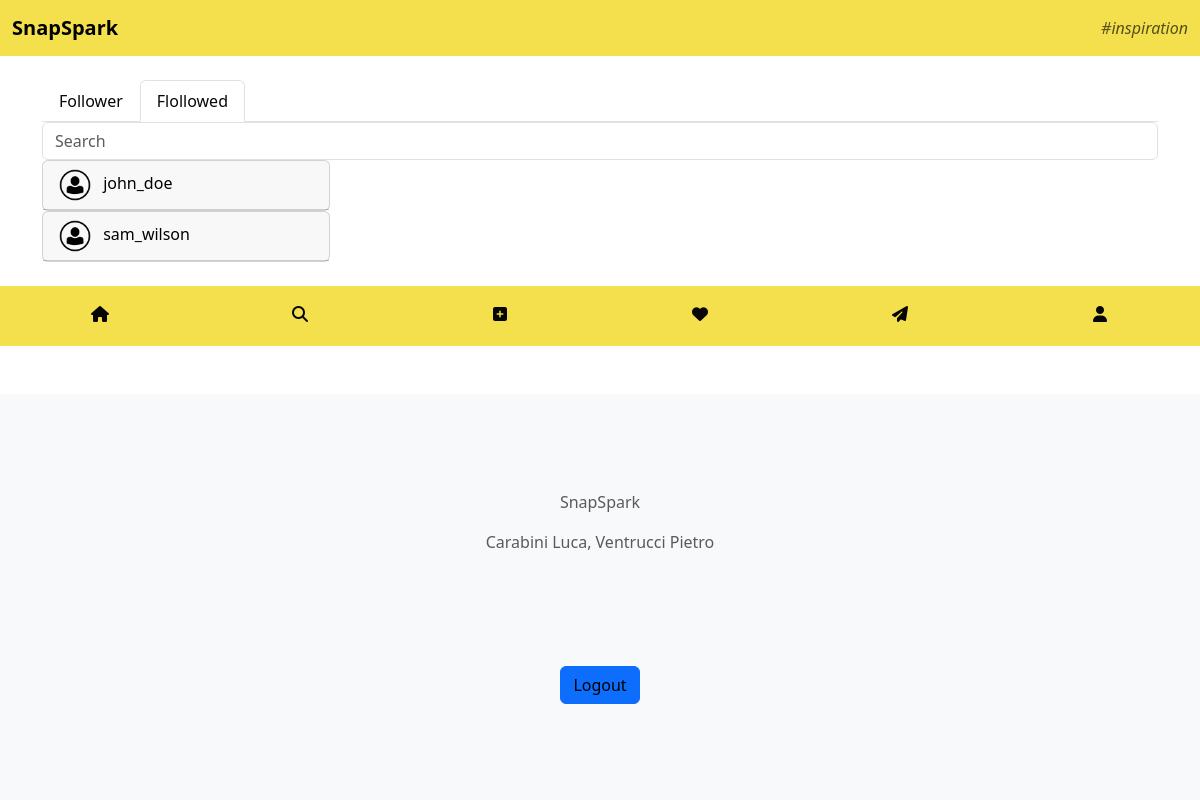
The page /info-follower.php?username=pietro_v&action=followed (signed in) on the database its author committed.
### tables this page shows
CREATE TABLE `hashtags` (
  `nome` char(20) NOT NULL,
  `descrizione` varchar(100) NOT NULL,
  `nome_social` char(15) NOT NULL
);

CREATE TABLE `follow` (
  `follower` char(30) NOT NULL,
  `user` char(30) NOT NULL
);

### info-follower.php (called while the page is built, shortened)
<?php
require_once "bootstrap.php";
$templateParams["titolo"] = "SnapSpark - Info follower";
$templateParams["hashtag"] = $dbh->getDailyHashtag();
$templateParams["nome"] = "follow-follower.php";
if (isset($_GET['username'])) {
    $username = $_GET['username'];
} else {
    $username = $_SESSION['username'];
}
$templateParams['username'] = $username;
$templateParams['noUser'] = "noUser";
if (isset($_GET['action'])) {
    switch ($_GET['action']) {
        case 'followed':
            $templateParams["users"] = $dbh->getFollowed($username);
            break;
    }
    $templateParams['action'] = $_GET['action'];
}
$templateParams["showNavBar"] = true;
require_once "template/base.php";

### db/database.php (called while the page is built, shortened)
<?php
final class DatabaseHelper {
    private $db;
    public function __construct($serverName, $userName, $password, $dbName, $port) {
        $this->db = new mysqli($serverName, $userName, $password, $dbName, $port);
        $this->db->set_charset("utf8mb4");
    }
    public function getFollowed($username) {
        $query = "SELECT user as username
                  FROM follow
                  WHERE follower=?";
        $stmt = $this->db->prepare($query);
        $stmt->bind_param("s", $username);
        $stmt->execute();
        $result = $stmt->get_result();
        return $result->fetch_all(MYSQLI_ASSOC);
    }
    public function getDailyHashtag() {
        $query = "SELECT nome, descrizione
                  FROM hashtags
                  ORDER BY RAND(CURDATE() * CURDATE())
                  LIMIT 1";
        $stmt = $this->db->prepare($query);
        $stmt->execute();
        return $stmt->get_result()->fetch_all(MYSQLI_ASSOC)[0];
    }
}

### bootstrap.php (called while the page is built, shortened)
<?php
require_once "db/database.php";
$dbh = new DatabaseHelper("localhost", "root", "", "SnapSpark", 3306);

### template/list-username.php (the view)
<section class="search">
        <?php foreach ($templateParams["users"] as $user) : ?>
            <div class="card" style="width: 18rem;">
                <header class="card-header">
                    <a href="user.php?username=<?php echo $user["username"]; ?>">
                        <img src="<?php echo AVATAR_FOLDER . "avatar.png"; ?>" class="me-2" alt="" id="avatar">
                        <?php echo $user["username"]; ?>
                    </a>
                </header>
            </div>
        <?php endforeach; ?>
</section>

### template/base.php (shortened to what this page needs)
<!DOCTYPE html>
<html lang="en">
<head>
    <link href="css/style.css" type="text/css" rel="stylesheet" />
    <link href="https://cdn.jsdelivr.net/npm/bootstrap@5.3.2/dist/css/bootstrap.min.css" rel="stylesheet">
</head>
<body class="d-flex flex-column min-vh-100">
    <nav class="navbar bd-navbar sticky-top bg-main-color" aria-label="user-navbar">
        <div class="container-fluid">
            <a class="navbar-brand fw-bold" href="index.php">SnapSpark</a>
            <?php if ($_SESSION["username"] != null) : ?>
                <em class="navbar-text" data-bs-toggle="tooltip" data-bs-title="<?php echo $templateParams["hashtag"]["descrizione"] ?>">
                    <?php echo  "#" . $templateParams["hashtag"]["nome"] ?>
                </em>
            <?php endif; ?>
        </div>
    </nav>
    <div class="container-xl bd-gutter mt-3 mb-3 my-md-4 bd-layout">
        <main>
            <?php if (isset($templateParams["nome"])) : ?>
                <?php require($templateParams["nome"]); ?>
            <?php endif; ?>
        </main>
    </div>
    <?php if ($templateParams["showNavBar"]) {
        require("nav-bar.php");
    }
    ?>
    <footer class="bd-footer mt-auto py-4 py-md-5 bg-body-tertiary">
        <div class="container py-4 py-md-5 px-4 px-md-3 text-body-secondary">
            <p>SnapSpark</p>
            <p>Carabini Luca, Ventrucci Pietro</p>
        </div>
        <?php if ($_SESSION["username"] != null) : ?>
            <div class="container py-4 py-md-5 px-4 px-md-3 d-flex justify-content-center">
                <a class="btn btn-primary" href="login.php" role="button">Logout</a>
            </div>
        <?php endif; ?>
    </footer>
</body>
</html>

### css/style.css (style rules this page uses)
body { background-color: #070707; }
.bg-main-color { background-color: #F4E04D; }
.card img#avatar { max-height: 2rem; }
footer p { text-align: center; }
a:link, a:visited { text-decoration: none; color: black; }

### rows shown on the page
hashtags: nome "inspiration"
follow: user "john_doe"
follow: user "sam_wilson"
